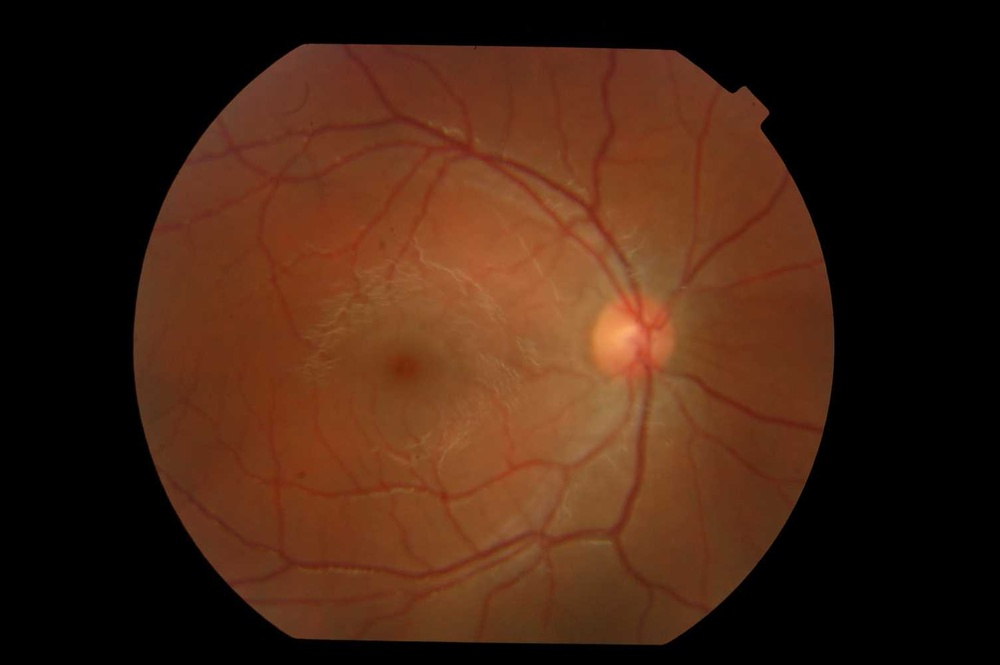
#> input picture iris-recognition/RIDB-20220426T114609Z-001/RIDB/IM000001_1.JPG, 1000 x 665 px, shrunk from 1504 x 1000 before the run, found by its file name; its folder holds only this picture in this run
$ python lab7.py
#> lines starting #> are read from the running program, lines starting #| are printed output that depends on the picture; after the words box and inside, x2 and y2 are one past the last pixel; in counts of white or black regions, pixels touching at a corner belong together
import cv2
from os import listdir
from sklearn.metrics import classification_report
import os
import numpy as np


for file in listdir('/home/anastasia/Έγγραφα/biometrics/lab7/RIDB-20220426T114609Z-001/RIDB'):
    filename = os.fsdecode(file)
    image = cv2.imread('/home/anastasia/Έγγραφα/biometrics/lab7/RIDB-20220426T114609Z-001/RIDB/' + filename)
#> image is the input picture: shape (665, 1000, 3); mean B, G, R 18.4, 35, 66.3

    #grayscale
    img_gray = cv2.cvtColor(image, cv2.COLOR_BGR2GRAY)

    #use floodfil algorithm (cv2.floodFill) from the point (0, 0)
    cv2.floodFill(img_gray, None, (0, 0), 255)
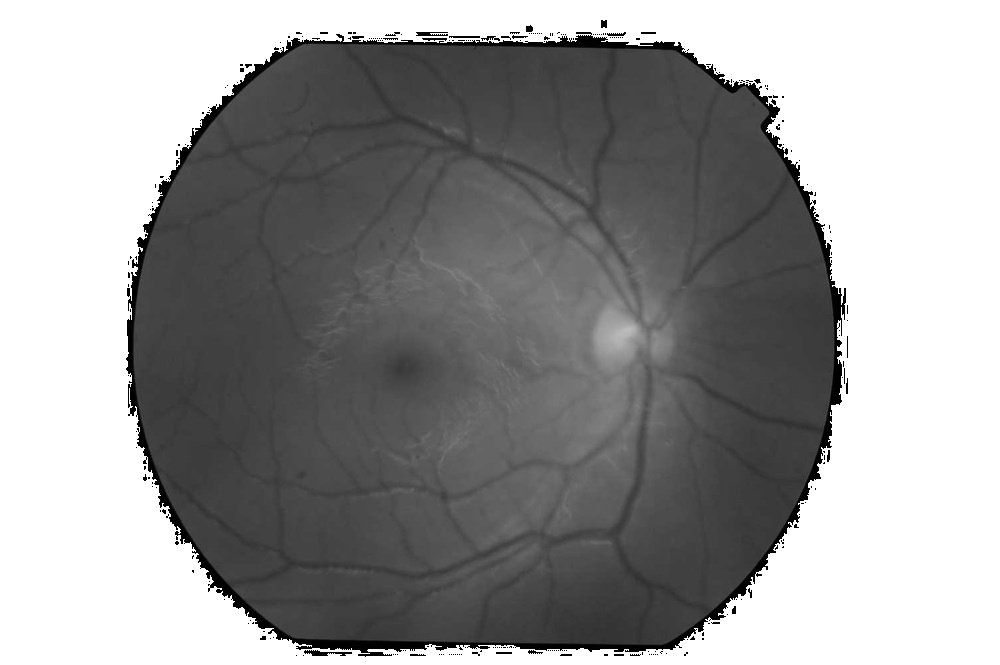
#> img_gray: shape (665, 1000); min 0, max 255, mean 153

    #remember to work on the gray image copy:
    img_floodfill = img_gray.copy()

    #to obtain proper mask one can use the following code - READY
    h, w = img_floodfill.shape[:2]
#> h = 665; w = 1000
    floodfill_mask = np.zeros((h+2, w+2), np.uint8)

    #dilate the floodfill result to cover pixels near the ROI (retina image) - use kernel of size 11 or 13 - READY
    dil_kernel = np.ones((13, 13),np.uint8)

    #finally, do the bitwiste_not and binarization with small threshold (e.g. 1) toobtain the proper mask
    floodfill_mask = cv2.bitwise_not(img_floodfill)
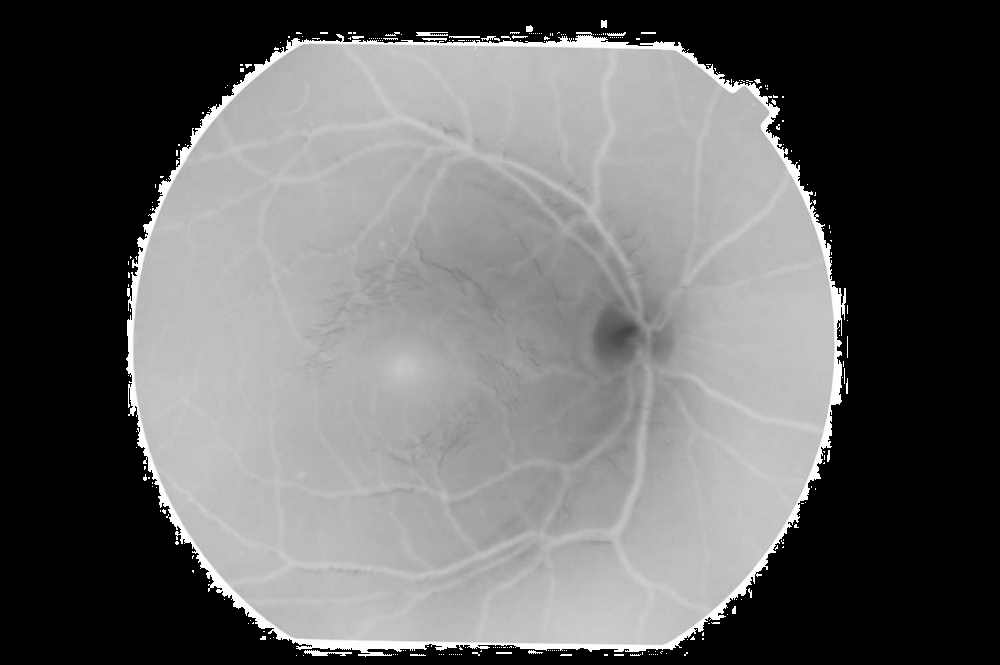
#> floodfill_mask: shape (665, 1000); min 0, max 255, mean 102
    (T, floodfill_mask) = cv2.threshold(img_floodfill, 1, 255, cv2.THRESH_BINARY_INV)
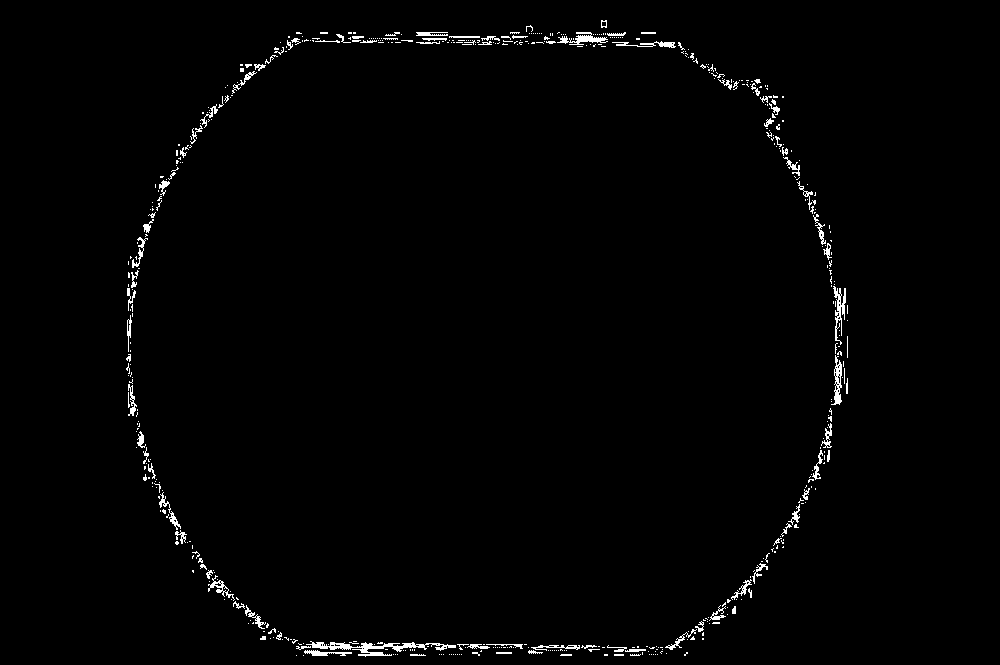
#> floodfill_mask: shape (665, 1000); 1.3% white in thin lines or dots, all inside (x1, y1, x2, y2) = (126, 20, 848, 657)
    cv2.imshow("Threshold", floodfill_mask)

    #enhance contrast of the grayscale image using CLAHE algorithm (clipLimit = 2.0, tileGridSize = (8,8))
    clahe = cv2.createCLAHE(2, (8,8))
    final_image = clahe.apply(img_gray) + 30
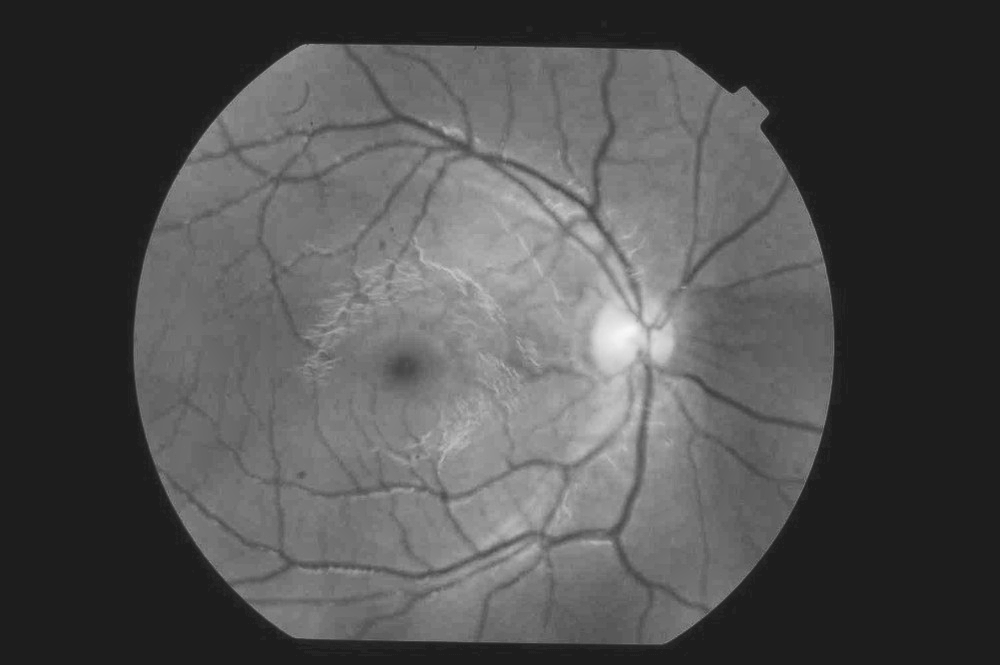
#> final_image: shape (665, 1000); min 29, max 248, mean 79.6

    #invert enhanced grayscale image (255 - img) and once again use the CLAHE algorithm
    final_image = 255 - final_image
    final_image = clahe.apply(final_image)
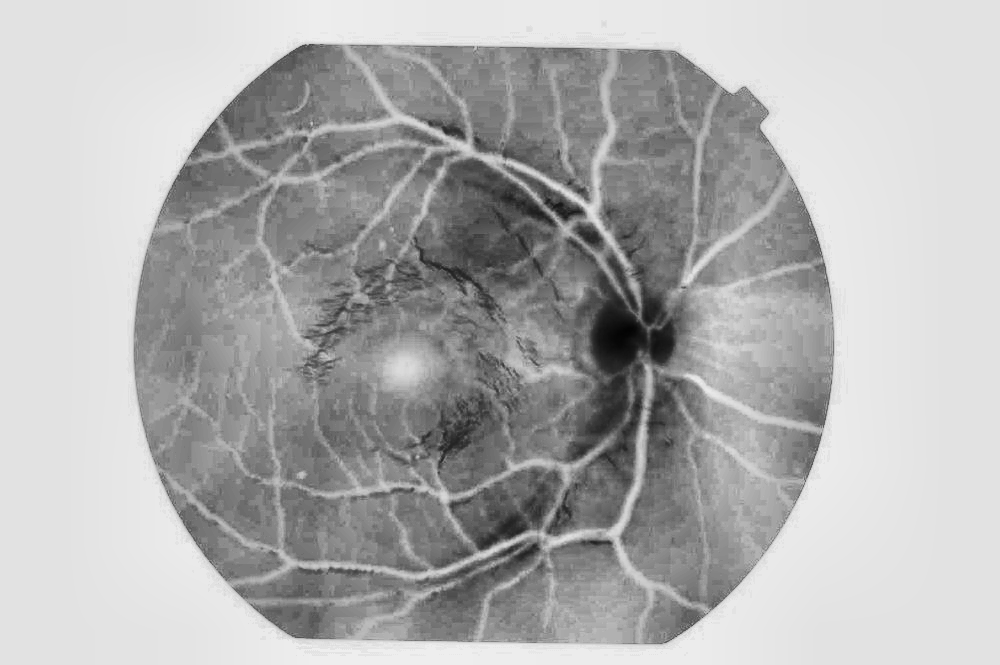
#> final_image: shape (665, 1000); min 3, max 238, mean 176.1

    #blur image with the gaussian kernel (size 7x7, sigma calculated from size)
    im_gauss = cv2.GaussianBlur(final_image, (7,7), 0)

    #do the adaptive thresholding with gaussian-weighted sum of the neighbourhood values (cv2.ADAPTIVE_THRESH_GAUSSIAN_C, C = 0)
    im_threshold = cv2.adaptiveThreshold(im_gauss, 255, cv2.ADAPTIVE_THRESH_GAUSSIAN_C, cv2.THRESH_BINARY, 11, 2)
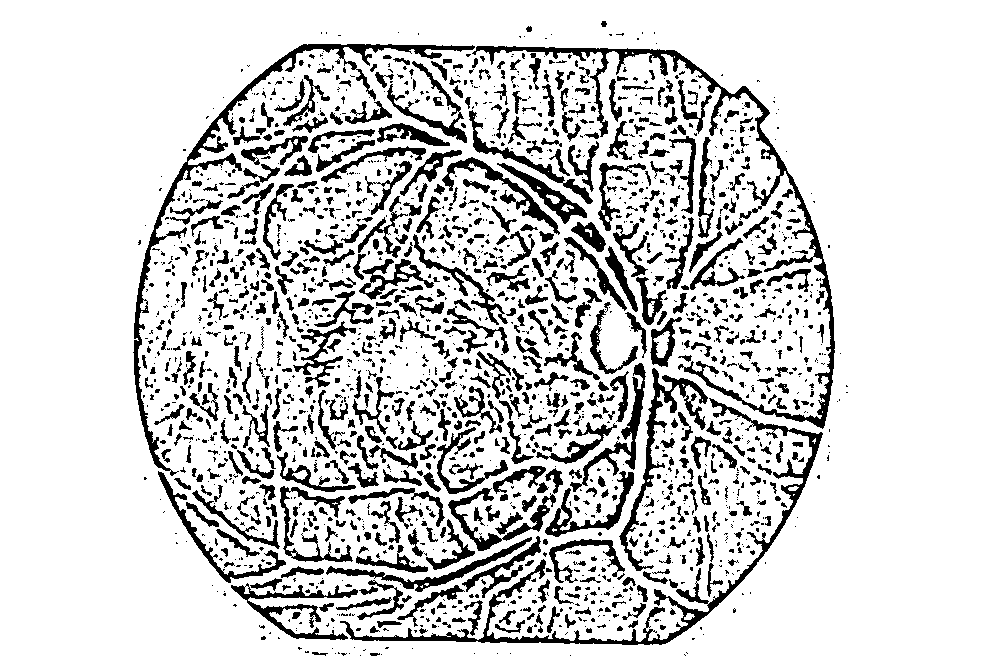
#> im_threshold: shape (665, 1000); 83.3% white; 1905 black regions (1158 under 20 px), largest, box (x1, y1, x2, y2) and area: (472, 46, 835, 429) 6167, (340, 398, 823, 645) 5501, (133, 44, 475, 476) 5031

    #combine threshold output with previously prepared mask (cv2.bitwise_and)
    img = cv2.bitwise_and(im_threshold, floodfill_mask)

    #blur image with the median filter (size 5x5) and invert values (cv2.bitwise_not)
    img = cv2.medianBlur(img, 5)
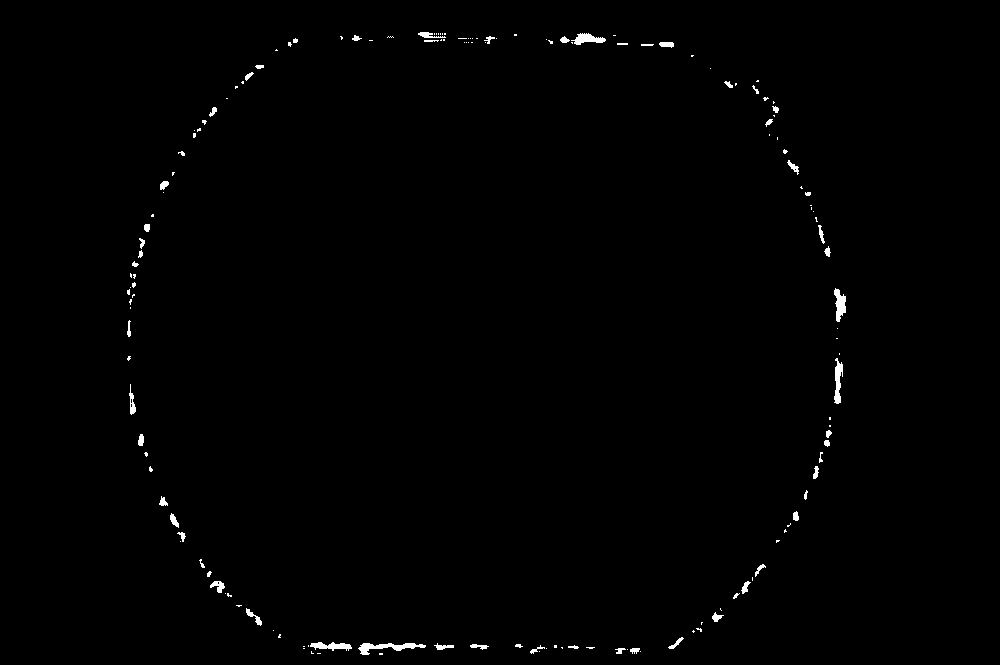
#> img: shape (665, 1000); 0.63% white; 156 white regions (97 under 20 px), largest, box (x1, y1, x2, y2) and area: (358, 643, 426, 655) 352, (834, 288, 846, 322) 248, (834, 358, 843, 404) 248
    img = cv2.bitwise_not(img)

    #fill the holes with morphological close operation - you can use kernel from previous dilation
    img = cv2.morphologyEx(img, cv2.MORPH_OPEN, cv2.getStructuringElement(cv2.MORPH_RECT, (3,3)))
#> img: shape (665, 1000); 99.3% white; 115 black regions (59 under 20 px), largest, box (x1, y1, x2, y2) and area: (358, 643, 426, 655) 360, (560, 33, 606, 45) 291, (834, 358, 843, 404) 259
    img = cv2.bitwise_not(img)

    #get objects stats and remove background object
    nb_components, output, stats, centroids = cv2.connectedComponentsWithStats(img, connectivity=8)
#> output: shape (665, 1000) int32; 116 distinct labels, from 0 to 115
#> nb_components = 116; stats = 116 rows, first 6: [0, 0, 1000, 665, 660571], [418, 32, 28, 10, 214], [560, 33, 46, 12, 291], [352, 35, 10, 6, 34], [514, 34, 3, 2, 6], [613, 35, 3, 1, 3]; centroids = 116 pairs, first value 128.1 to 839.5, second value 34.5 to 653.5
    sizes = stats[1:, -1]
#> sizes = 115 values, max 360 at index 101, min 1 at index 11, mean 38.51
    nb_components = nb_components - 1
#> nb_components = 115

    #remove smaller objects (area < 500)
    img2 = np.zeros((output.shape), np.uint8)
    for i in range(0, nb_components):
        if stats[i + 1, cv2.CC_STAT_AREA] >= 500:
            img2[i + 1] = 255
#> img2: shape (665, 1000); every value is 0

    cv2.imshow("result", img2)
    cv2.imshow("original", image)
    cv2.waitKey()

    #finally, get the skeleton of the preserved objects - you can use the following code
    skel_element = cv2.getStructuringElement(cv2.MORPH_CROSS, (3,3))
    skel = np.zeros(img2.shape, np.uint8)
    while True:
        opened = cv2.morphologyEx(img2, cv2.MORPH_OPEN, skel_element)
        temp = cv2.subtract(img2, opened)
        eroded = cv2.erode(img2, skel_element)
        skel = cv2.bitwise_or(skel, temp)
        img2 = eroded.copy()

        if cv2.countNonZero(img2)==0:
            break
